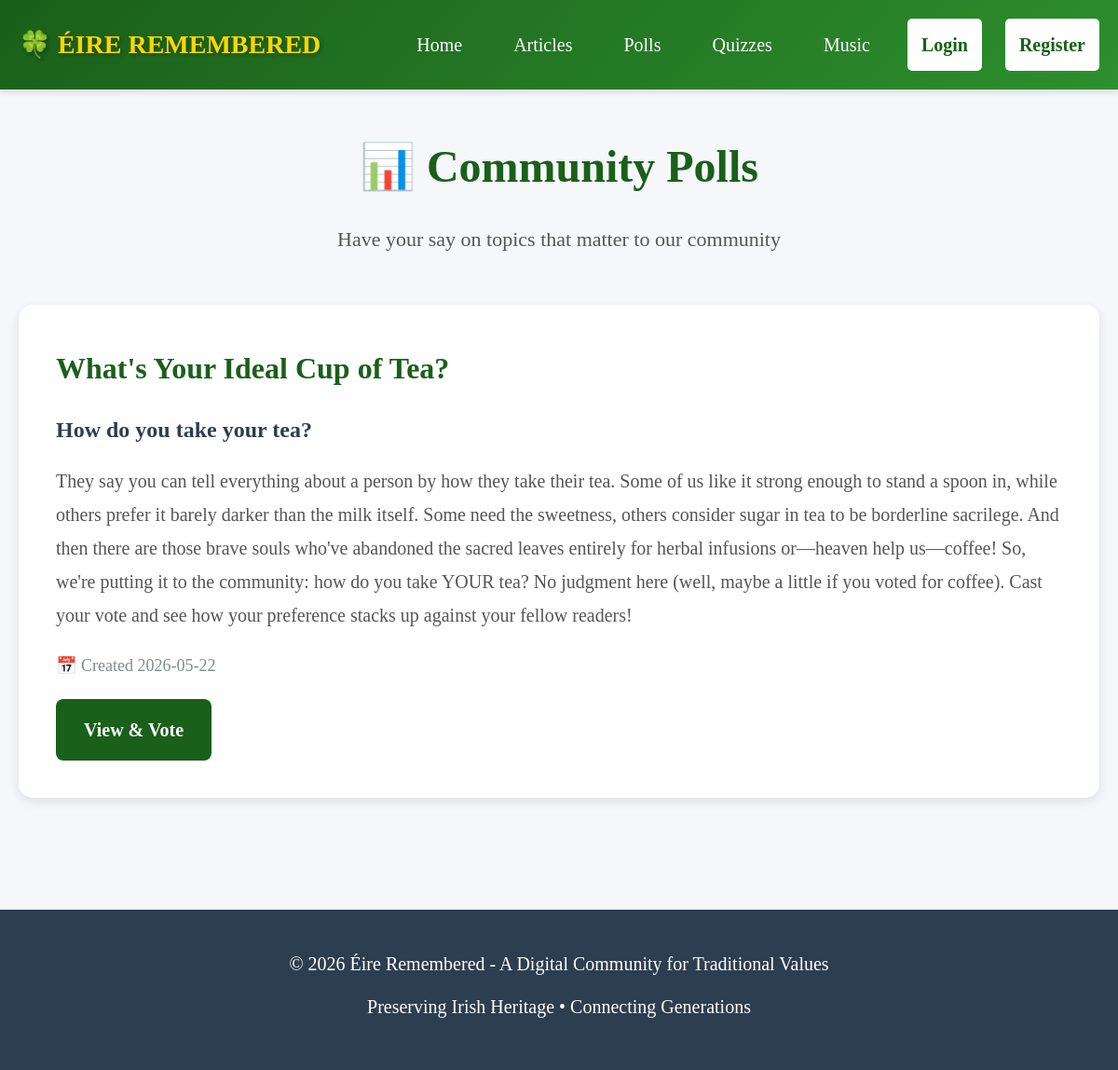
The page /polls on the database its author committed.
### tables this page shows
CREATE TABLE polls (
                id INTEGER PRIMARY KEY AUTOINCREMENT,
                author_id INTEGER NOT NULL,
                question TEXT NOT NULL,
                description TEXT,
                category TEXT DEFAULT 'General',
                is_active INTEGER DEFAULT 1,
                allow_multiple INTEGER DEFAULT 0,
                show_results_before_voting INTEGER DEFAULT 0,
                created_at TIMESTAMP DEFAULT CURRENT_TIMESTAMP,
                end_date TIMESTAMP, title TEXT,
                FOREIGN KEY (author_id) REFERENCES users(id) ON DELETE CASCADE
            );

### eire_web_app.py (the view)
@app.route('/polls')
def polls():
    db = get_db()
    polls = db.execute(
        '''SELECT id, title, question, description, created_at
           FROM polls
           WHERE is_active = 1
           ORDER BY created_at DESC'''
    ).fetchall()
    db.close()
    return render_template('polls.html', polls=polls)

### eire_web_app.py (called while the page is built)
def get_db():
    db = sqlite3.connect(DATABASE)
    db.row_factory = sqlite3.Row
    return db

### templates/polls.html (shortened to what this page needs)
{% extends "base.html" %}
{% block content %}
<div class="container">
    <div class="page-header">
        <h1>📊 Community Polls</h1>
        <p>Have your say on topics that matter to our community</p>
    </div>
    {% if polls %}
        <div class="polls-list">
            {% for poll in polls %}
            <div class="poll-card">
                <h2 class="poll-title">{{ poll.title }}</h2>
                <p class="poll-question">{{ poll.question }}</p>
                {% if poll.description %}
                    <p class="poll-description">{{ poll.description }}</p>
                {% endif %}
                <div class="poll-meta">
                    <span>📅 Created {{ poll.created_at[:10] }}</span>
                </div>
                <a href="{{ url_for('poll_detail', poll_id=poll.id) }}" class="btn btn-primary">View & Vote</a>
            </div>
            {% endfor %}
        </div>
    {% else %}
        <div class="empty-state">
            <p>No active polls at the moment. Check back soon!</p>
        </div>
    {% endif %}
</div>
{% endblock %}

### static/style.css (style rules this page uses)
* { margin: 0; padding: 0; box-sizing: border-box; }
body { font-family: Georgia, 'Times New Roman', serif; font-size: 20px; line-height: 1.8; color: #2c3e50; background-color: #f5f7fa; }
.container { max-width: 1200px; margin: 0 auto; padding: 0 20px; }
.btn { display: inline-block; padding: 15px 30px; font-size: 20px; font-weight: bold; text-decoration: none; border-radius: 8px; cursor: pointer; border: none; transition: all 0.3s; text-align: center; }
.btn-primary { background: #1a5f1a; color: white; }
.page-header { text-align: center; margin-bottom: 50px; }
.page-header h1 { font-size: 48px; color: #1a5f1a; margin-bottom: 15px; }
.page-header p { font-size: 22px; color: #555; }
.polls-list { display: flex; flex-direction: column; gap: 30px; }
.poll-card { background: white; padding: 40px; border-radius: 15px; box-shadow: 0 4px 12px rgba(0,0,0,0.1); }
.poll-title { font-size: 32px; color: #1a5f1a; margin-bottom: 15px; }
.poll-question { font-size: 24px; color: #2c3e50; margin-bottom: 15px; font-weight: bold; }
.poll-description { font-size: 20px; color: #555; margin-bottom: 20px; }
.poll-meta { font-size: 18px; color: #7f8c8d; margin-bottom: 20px; }

### rows shown on the page
polls: title "What's Your Ideal Cup of Tea?", question "How do you take your tea?", description "They say you can tell everything about a person by how they take their tea. Some of us like it strong enough to stand a spoon in, while others prefer it barely darker than the milk itself. Some need the sweetness, others consider sugar in tea to be borderline sacrilege. And then there are those brave souls who've abandoned the sacred leaves entirely for herbal infusions or—heaven help us—coffee! So, we're putting it to the community: how do you take YOUR tea? No judgment here (well, maybe a little if you voted for coffee). Cast your vote and see how your preference stacks up against your fellow readers!", created_at "2026-05-22"
